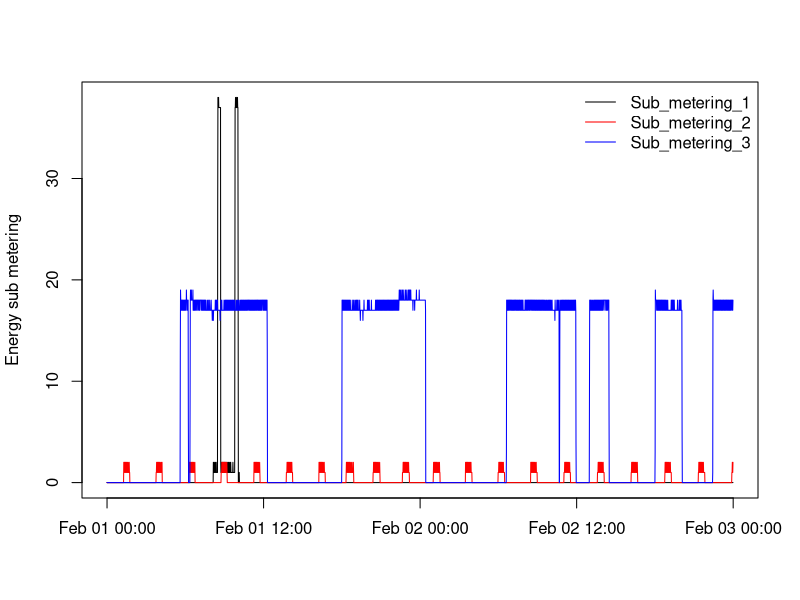

Source code (R):
setwd("D:/AppliedStatistics/Cousera/4_EXDATA/Project1")

#load power Data to R environment

power <- read.table('power.data')
## Open png device; create 'plot2.png' in current working directory

png(filename='plot3.png')

power$dt <-  strptime(paste(power$Date, power$Time, sep = " "), "%d/%m/%Y %H:%M:%S")

plot( power$dt,
      power$Sub_metering_1, type='l',
      xlab='', 
      ylab='Energy sub metering')
lines(power$dt, power$Sub_metering_2, col='red')
lines(power$dt, power$Sub_metering_3, col='blue')
legend('topright', 
       legend=c('Sub_metering_1', 'Sub_metering_2', 'Sub_metering_3'),
       col=c('black', 'red', 'blue'), 
       lty='solid',
       bty='n') 

dev.off()
